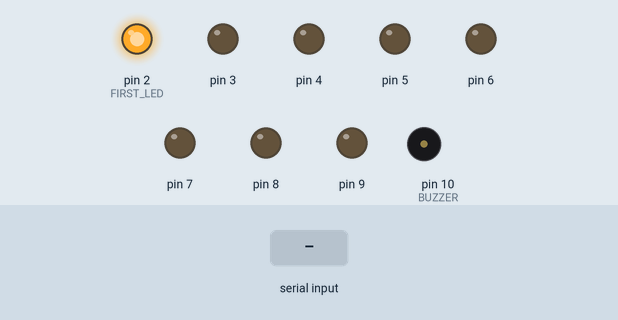
This sketch was run on a simulated Arduino Uno, built with avr-gcc and run on an emulated ATmega328P. Parts: output pins drawn as LEDs (lit = HIGH), buzzer (waves = sounding). The test bench sets the inputs (shaded band).

Above: at 0.01 s.
At 1.8 s:
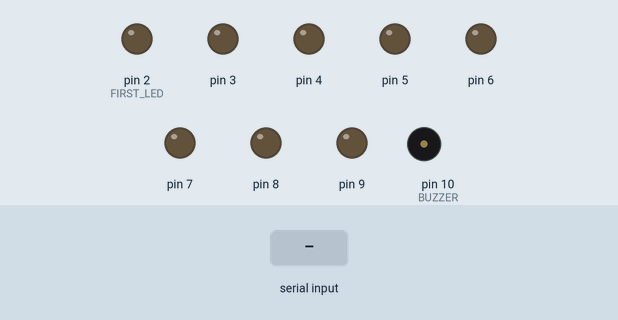
1.9 s: "B\n" received over Serial
At 1.96 s:
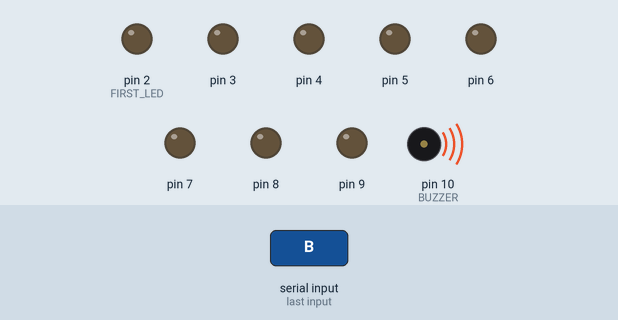
Timing chart, 0 to 4.9 s (numbered marks = the images above; inputs shaded):
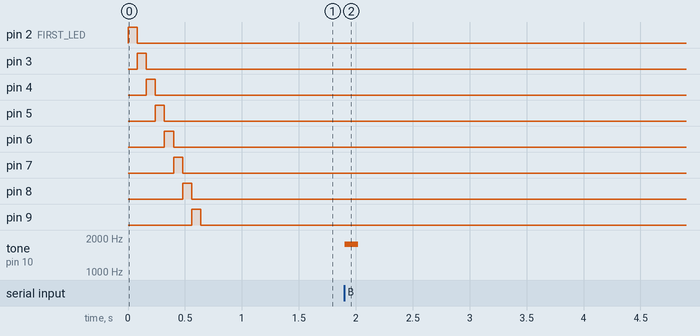

Measured:
- after the input at 1.9 s, tone on pin 10 (BUZZER): silent → 1760 Hz at once, → silent 0.12 s later

The sketch:

AgentControlLeds.ino
```cpp
// Agent Control no Arduino: um LED por agente (até 8) e um buzzer que apita quando chega fala nova na sala.
// O Arduino não roda os agentes: quem manda o estado é tools/arduino/ponte.mjs, num PC ou Raspberry Pi pela USB.
//
// Ligação: LEDs (com resistor de 220 ohms) nos pinos 2 a 9, buzzer no pino 10. Serial 9600.
// Protocolo, uma linha por vez:
//   S:01230000   estado de cada agente: 0 parado (apagado), 1 trabalhando (aceso), 2 travado (pisca), 3 pronto (pulso lento)
//   B            apito curto (fala nova)

const int FIRST_LED = 2, N = 8, BUZZER = 10;
char state[N];
String line;

void setup() {
  Serial.begin(9600);
  for (int i = 0; i < N; i++) { pinMode(FIRST_LED + i, OUTPUT); state[i] = '0'; }
  pinMode(BUZZER, OUTPUT);
  // Teste ao ligar: acende um por um.
  for (int i = 0; i < N; i++) { digitalWrite(FIRST_LED + i, HIGH); delay(80); digitalWrite(FIRST_LED + i, LOW); }
}

void loop() {
  while (Serial.available()) {
    char c = Serial.read();
    if (c == '\n') {
      line.trim();
      if (line.startsWith("S:")) for (int i = 0; i < N; i++) state[i] = i + 2 < (int)line.length() ? line[i + 2] : '0';
      else if (line == "B") tone(BUZZER, 1760, 120);
      line = "";
    } else if (line.length() < 32) line += c;
  }
  unsigned long t = millis();
  for (int i = 0; i < N; i++) {
    bool on = false;
    switch (state[i]) {
      case '1': on = true; break;
      case '2': on = (t / 200) % 2; break;
      case '3': on = (t / 1000) % 2; break;
    }
    digitalWrite(FIRST_LED + i, on ? HIGH : LOW);
  }
}
```
